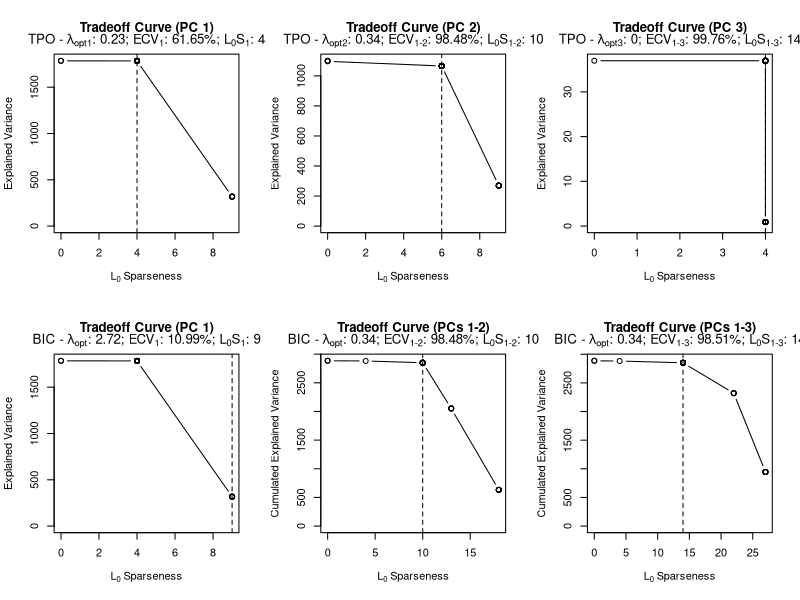
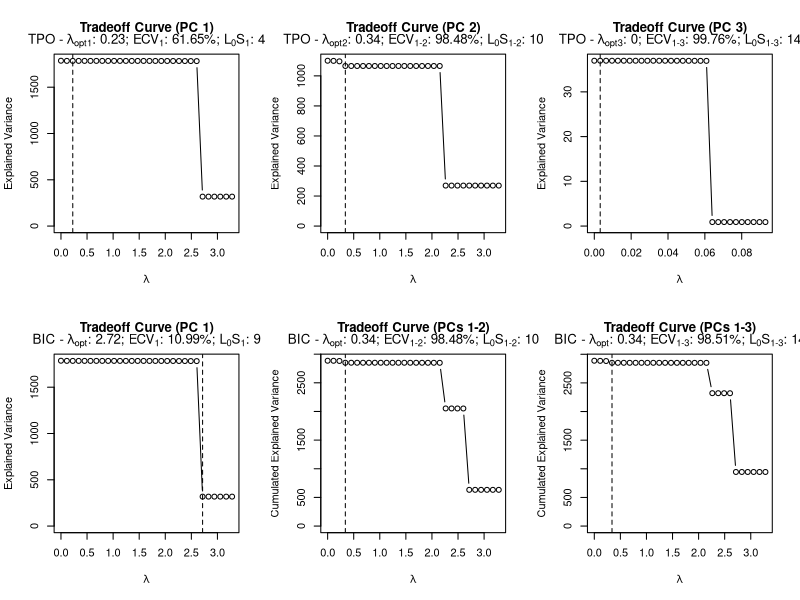
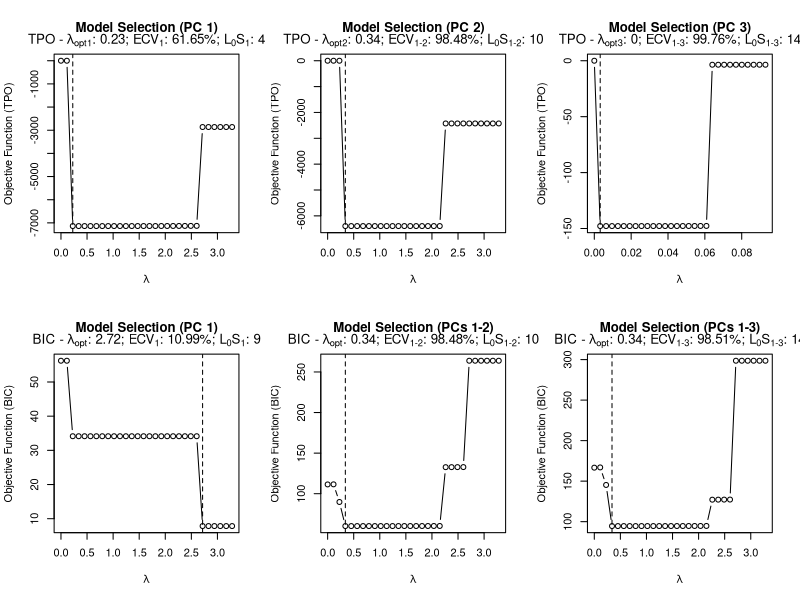

Here is the R script that generated these plots, in order:
library(pcaPP)


### Name: opt.TPO
### Title: Model Selection for Sparse (Robust) Principal Components
### Aliases: opt.TPO opt.BIC
### Keywords: multivariate robust

### ** Examples


  set.seed (0)
                      ##  generate test data
  x <- data.Zou (n = 250)

  k.max <- 3          ##  max number of considered sparse PCs

                      ##  arguments for the sPCAgrid algorithm
  maxiter <- 25       ##    the maximum number of iterations
  method <- "sd"      ##    using classical estimations

                      ##  Optimizing the TPO criterion
  oTPO <- opt.TPO (x, k.max = k.max, method = method, maxiter = maxiter)

  oTPO$pc             ##  the model selected by opt.TPO
  oTPO$pc$load        ##  and the according sparse loadings.

                      ##  Optimizing the BIC criterion
  oBIC <- opt.BIC (x, k.max = k.max, method = method, maxiter = maxiter)

  oBIC$pc[[1]]        ##  the first model selected by opt.BIC (k = 1)

          ##  Tradeoff Curves: Explained Variance vs. sparseness
  par (mfrow = c (2, k.max))
  for (i in 1:k.max)        plot (oTPO, k = i)
  for (i in 1:k.max)        plot (oBIC, k = i)

          ##  Tradeoff Curves: Explained Variance vs. lambda
  par (mfrow = c (2, k.max))
  for (i in 1:k.max)        plot (oTPO, k = i, f.x = "lambda")
  for (i in 1:k.max)        plot (oBIC, k = i, f.x = "lambda")

          ##  Objective function vs. lambda
  par (mfrow = c (2, k.max))
  for (i in 1:k.max)        objplot (oTPO, k = i)
  for (i in 1:k.max)        objplot (oBIC, k = i)
